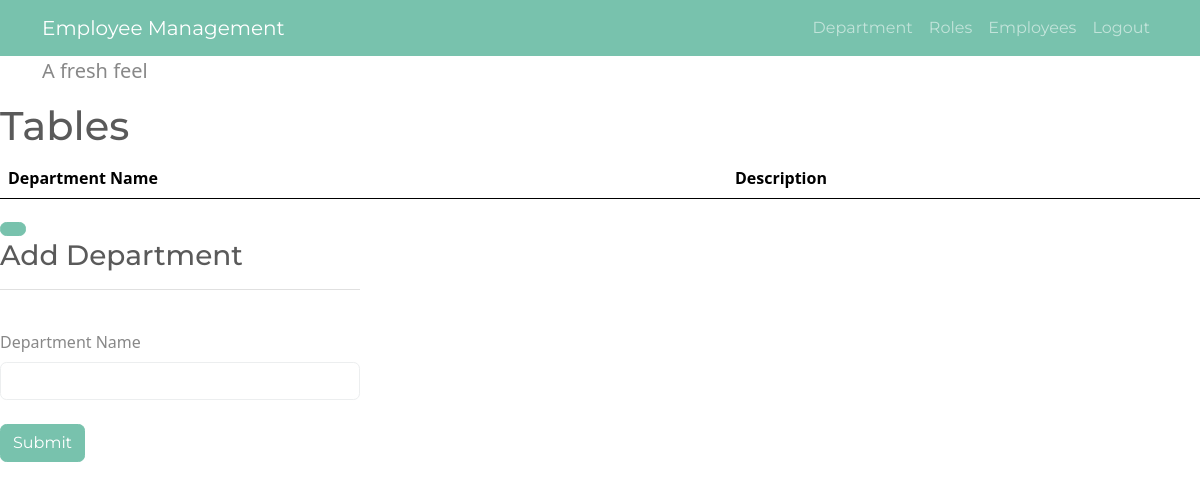
/alldepartments, run on an earlier commit of the app's database.
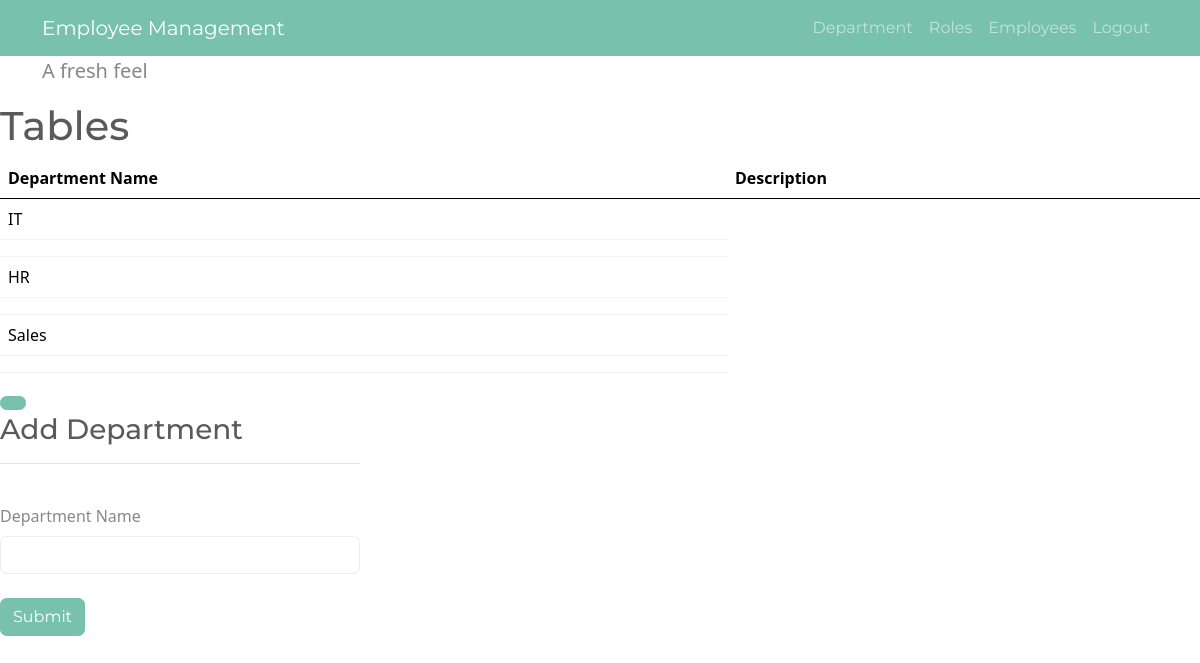
And on a later commit of the database.
### app.py (models this page shows)
class department(db.Model):
   id = db.Column('departmentId', db.Integer, primary_key = True, autoincrement = True)
   department = db.Column(db.String(100))

### app.py (the view)
@app.route('/alldepartments')
def alldepartments():
   return render_template('departments.html', department = department.query.all() )

### templates/departments.html (shortened to what this page needs)
<!doctype html>
<html lang="en">
  <head>
    <link href="https://cdn.jsdelivr.net/npm/bootstrap@5.0.2/dist/css/bootstrap.min.css" rel="stylesheet">
    <link rel="stylesheet" href="{{url_for('static', filename='bootstrap.css')}}">
  </head>
  <body>
    <div class="navbar navbar-expand-lg fixed-top bg-primary" data-bs-theme="dark">
      <div class="container">
        <a href="../" class="navbar-brand">Employee Management</a>
        <div class="collapse navbar-collapse" id="navbarResponsive">
          <ul class="navbar-nav ms-md-auto">
            <li class="nav-item">
              <a class="nav-link" href="departments.html">Department</a>
            </li>
            <li class="nav-item">
              <a class="nav-link" href="roles.html">Roles</a>
            </li>
            <li class="nav-item">
              <a class="nav-link" href="employees.html">Employees</a>
            </li>
            <li class="nav-item">
              <a class="nav-link" href="#">Logout</a>
            </li>
          </ul>
        </div>
      </div>
    </div>
    <div class="container">
      <div class="page-header" id="banner">
        <div class="row">
          <div class="col-lg-8 col-md-7 col-sm-6">
            <h1>Minty</h1>
            <p class="lead">A fresh feel</p>
          </div>
          <div class="col-lg-4 col-md-5 col-sm-6">
            <div class="sponsor">
              <script async="" src="https://cdn.carbonads.com/carbon.js?serve=CKYIE23N&amp;placement=bootswatchcom" id="_carbonads_js"></script><div id="carbonads"><span>
<span class="carbon-wrap">
	<a href="https://srv.carbonads.net/ads/click/x/GTND427ECKBDEKJLCWALYKQUCT7IEK3MFTYDTZ3JCAYDCK3JCEYI527KC6YIK23JCEYDL53MCVBI42JYCYSDK27WHEYI5K3ICWYDP2JECTNCYBZ52K" class="carbon-img" target="_blank" rel="noopener sponsored">
	</a>
	<a href="https://srv.carbonads.net/ads/click/x/GTND427ECKBDEKJLCWALYKQUCT7IEK3MFTYDTZ3JCAYDCK3JCEYI527KC6YIK23JCEYDL53MCVBI42JYCYSDK27WHEYI5K3ICWYDP2JECTNCYBZ52K" class="carbon-text" target="_blank" rel="noopener sponsored">
	</a>
</span>
<a href="http://carbonads.net/?utm_source=bootswatchcom&amp;utm_medium=ad_via_link&amp;utm_campaign=in_unit&amp;utm_term=carbon" class="carbon-poweredby" target="_blank" rel="noopener sponsored">ads via Carbon</a>
</span></div>
            </div>
          </div>
        </div>
      </div> </div>
      <div class="bs-docs-section">
        <div class="row">
          <div class="col-lg-12">
            <div class="page-header">
              <h1 id="tables">Tables</h1>
            </div>
            <div class="bs-component">
              <table class="table table-hover">
                <thead>
                  <tr>
                    <th scope="col">Department Name</th>
                    <th scope="col">Description</th>
                  </tr>
                </thead>
                <tbody>
                  {% for department in department %}
            <tr>
              <td>{{ department.department}}</td>
              </tr>
            <tr>
              <td>{{ department.description }}</td>
            </tr>
            {% endfor %}
                </tbody>
              </table>
            <button class="source-button btn btn-primary btn-xs" type="button" tabindex="0"></button></div>
          </div>
        </div>
      </div></div>
      <div class="col-lg-4">
        <div class="bs-component" style="width: 90%;">
          <h3>Add Department</h3>
          <hr>
          <form action = "{{ request.path }}" method = "post">
            <fieldset>
              <div class="form-group">
                <label for="department" class="form-label mt-4">Department Name</label>
                <input type="text" class="form-control" id="department">
              </div>
              <div class="form-group">
                <br>
                <button type="submit" class="btn btn-primary">Submit</button>
              </div>
            </fieldset>
          </form>
        </div>
    </div>
</div></body>
</html>

What changed in the data, as far as the page shows it:
added department: department "IT"
added department: department "HR"
added department: department "Sales"
